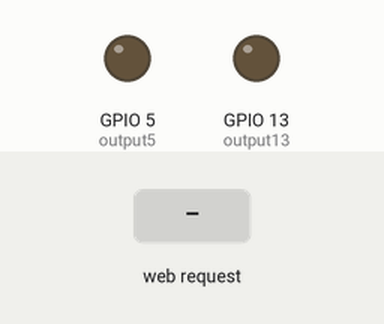
Simulated run of this sketch. Board: ESP32. Shown: output pins drawn as LEDs (lit = HIGH). The inputs (shaded band) are chosen by the test bench. WiFi joins after 1.5 s; servers stay silent unless stated; what the sketch prints to the serial monitor is not drawn.

Above: at 2.7 s.
2.8 s: HTTP request GET /5/on received
At 3.5 s:
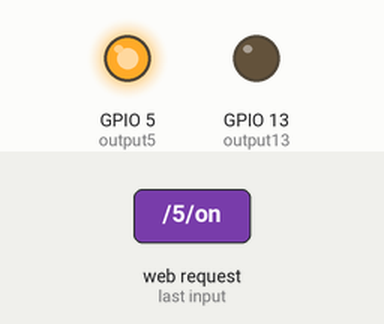
4.3 s: HTTP request GET /13/on received
At 4.6 s:
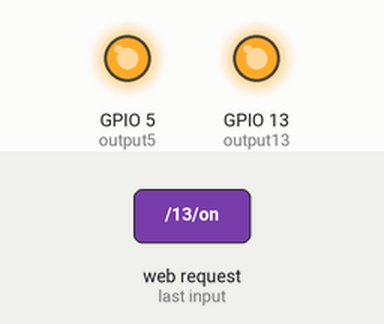
5.8 s: HTTP request GET /5/off received
At 7.0 s:
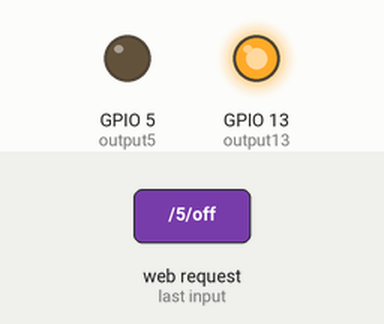
7.3 s: HTTP request GET /13/off received
At 8.1 s:
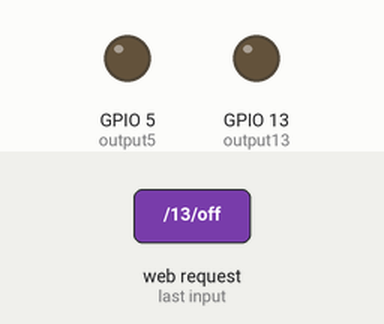
Timing chart, 0 to 9.8 s (numbered marks = the images above; inputs shaded):
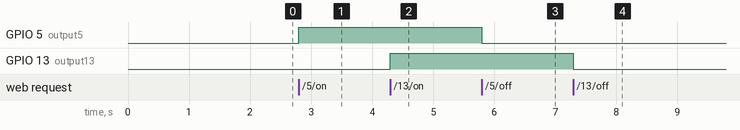

Measured:
- after the input at 2.8 s, GPIO 5 (output5): LOW → HIGH at once
- after the input at 4.3 s, GPIO 13 (output13): LOW → HIGH at once
- after the input at 5.8 s, GPIO 5 (output5): HIGH → LOW at once
- after the input at 7.3 s, GPIO 13 (output13): HIGH → LOW at once

The sketch:

webServerFirstCode.ino
```cpp
// (licence header left out)
#include <WiFi.h>
#include <WebServer.h>

// Wi-Fi credentials
const char* ssid = "EngineeringSubNet";
const char* password = "password";

// Assign output variables to GPIO pins
const int output5 = 5;
const int output13 = 13;
String output5State = "off";
String output13State = "off";

// Create a web server object
WebServer server(80);


void setup() {
  Serial.begin(115200);

  // Initialize the output variables as outputs
  pinMode(output5, OUTPUT);
  pinMode(output13, OUTPUT);
  // Set outputs to LOW
  digitalWrite(output5, LOW);
  digitalWrite(output13, LOW);

  // Connect to Wi-Fi network
  Serial.print("Connecting to ");
  Serial.println(ssid);
  WiFi.begin(ssid, password);
  while (WiFi.status() != WL_CONNECTED) {
    delay(500);
    Serial.print(".");
  }
  Serial.println("");
  Serial.println("WiFi connected.");
  Serial.println("IP address: ");
  Serial.println(WiFi.localIP());

  // Set up the web server to handle different routes
  server.on("/", handleRoot);
  server.on("/5/on", handleGPIO5On);
  server.on("/5/off", handleGPIO5Off);
  server.on("/13/on", handleGPIO13On);
  server.on("/13/off", handleGPIO13Off);

  // Start the web server
  server.begin();
  Serial.println("HTTP server started");
}

void loop() {
  // Handle incoming client requests
  server.handleClient();
}

void handleGPIO5On() {
  output5State = "on";
  digitalWrite(output5, HIGH);
  handleRoot();
}

// Function to handle turning GPIO 5 off
void handleGPIO5Off() {
  output5State = "off";
  digitalWrite(output5, LOW);
  handleRoot();
}

// Function to handle turning GPIO 13 on
void handleGPIO13On() {
  output13State = "on";
  digitalWrite(output13, HIGH);
  handleRoot();
}

// Function to handle turning GPIO 13 off
void handleGPIO13Off() {
  output13State = "off";
  digitalWrite(output13, LOW);
  handleRoot();
}

// Function to handle the root URL and show the current states
void handleRoot() {
  String html = "<!DOCTYPE html><html><head><meta name=\"viewport\" content=\"width=device-width, initial-scale=1\">";
  html += "<link rel=\"icon\" href=\"data:,\">";
  html += "<style>html { font-family: Helvetica; display: inline-block; margin: 0px auto; text-align: center;}";
  html += ".button { background-color: #4CAF50; border: none; color: white; padding: 16px 40px; text-decoration: none; font-size: 30px; margin: 2px; cursor: pointer;}";
  html += ".button2 { background-color: #555555; }</style></head>";
  html += "<body><h1>ESP32 Web Server</h1>";

  // Display GPIO 5 controls
  html += "<p>GPIO 5 - State " + output5State + "</p>";
  if (output5State == "off") {
    html += "<p><a href=\"/5/on\"><button class=\"button\">ON</button></a></p>";
  } else {
    html += "<p><a href=\"/5/off\"><button class=\"button button2\">OFF</button></a></p>";
  }

  // Display GPIO 13 controls
  html += "<p>GPIO 13 - State " + output13State + "</p>";
  if (output13State == "off") {
    html += "<p><a href=\"/13/on\"><button class=\"button\">ON</button></a></p>";
  } else {
    html += "<p><a href=\"/13/off\"><button class=\"button button2\">OFF</button></a></p>";
  }

  html += "</body></html>";
  server.send(200, "text/html", html);
}
```
